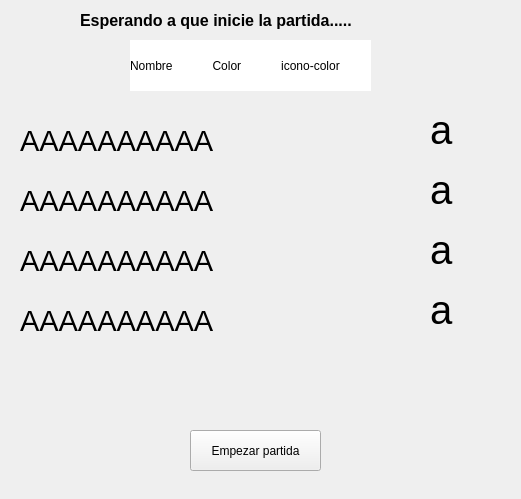
<?xml version="1.0" encoding="UTF-8"?>
<ui version="4.0">
 <class>MainWindow</class>
 <widget class="QMainWindow" name="MainWindow">
  <property name="geometry">
   <rect>
    <x>0</x>
    <y>0</y>
    <width>521</width>
    <height>499</height>
   </rect>
  </property>
  <property name="windowTitle">
   <string>MainWindow</string>
  </property>
  <widget class="QWidget" name="centralwidget">
   <widget class="QLabel" name="label">
    <property name="geometry">
     <rect>
      <x>80</x>
      <y>10</y>
      <width>431</width>
      <height>20</height>
     </rect>
    </property>
    <property name="font">
     <font>
      <pointsize>12</pointsize>
      <weight>75</weight>
      <bold>true</bold>
     </font>
    </property>
    <property name="text">
     <string>Esperando a que inicie la partida.....</string>
    </property>
   </widget>
   <widget class="QLabel" name="fondo">
    <property name="geometry">
     <rect>
      <x>0</x>
      <y>0</y>
      <width>521</width>
      <height>501</height>
     </rect>
    </property>
    <property name="text">
     <string/>
    </property>
    <property name="pixmap">
     <pixmap>../Sprites/Logos/fondo.png</pixmap>
    </property>
    <property name="scaledContents">
     <bool>true</bool>
    </property>
   </widget>
   <widget class="QLabel" name="casilla_jugador">
    <property name="geometry">
     <rect>
      <x>130</x>
      <y>40</y>
      <width>241</width>
      <height>51</height>
     </rect>
    </property>
    <property name="styleSheet">
     <string notr="true">background-color: white; </string>
    </property>
    <property name="text">
     <string>Nombre            Color            icono-color</string>
    </property>
   </widget>
   <widget class="QPushButton" name="boton">
    <property name="geometry">
     <rect>
      <x>190</x>
      <y>430</y>
      <width>131</width>
      <height>41</height>
     </rect>
    </property>
    <property name="text">
     <string>Empezar partida</string>
    </property>
   </widget>
   <widget class="QLabel" name="nombre_jugador">
    <property name="enabled">
     <bool>true</bool>
    </property>
    <property name="geometry">
     <rect>
      <x>20</x>
      <y>120</y>
      <width>391</width>
      <height>41</height>
     </rect>
    </property>
    <property name="font">
     <font>
      <pointsize>22</pointsize>
     </font>
    </property>
    <property name="text">
     <string>AAAAAAAAAA</string>
    </property>
   </widget>
   <widget class="QLabel" name="nombre_jugador_2">
    <property name="geometry">
     <rect>
      <x>20</x>
      <y>180</y>
      <width>391</width>
      <height>41</height>
     </rect>
    </property>
    <property name="font">
     <font>
      <pointsize>22</pointsize>
     </font>
    </property>
    <property name="text">
     <string>AAAAAAAAAA</string>
    </property>
   </widget>
   <widget class="QLabel" name="nombre_jugador_3">
    <property name="geometry">
     <rect>
      <x>20</x>
      <y>240</y>
      <width>401</width>
      <height>41</height>
     </rect>
    </property>
    <property name="font">
     <font>
      <pointsize>22</pointsize>
     </font>
    </property>
    <property name="text">
     <string>AAAAAAAAAA</string>
    </property>
   </widget>
   <widget class="QLabel" name="nombre_jugador_4">
    <property name="geometry">
     <rect>
      <x>20</x>
      <y>300</y>
      <width>401</width>
      <height>41</height>
     </rect>
    </property>
    <property name="font">
     <font>
      <pointsize>22</pointsize>
     </font>
    </property>
    <property name="text">
     <string>AAAAAAAAAA</string>
    </property>
   </widget>
   <widget class="QLabel" name="img_ficha">
    <property name="geometry">
     <rect>
      <x>430</x>
      <y>100</y>
      <width>60</width>
      <height>60</height>
     </rect>
    </property>
    <property name="font">
     <font>
      <pointsize>30</pointsize>
     </font>
    </property>
    <property name="text">
     <string>a</string>
    </property>
    <property name="scaledContents">
     <bool>true</bool>
    </property>
   </widget>
   <widget class="QLabel" name="img_ficha_3">
    <property name="geometry">
     <rect>
      <x>430</x>
      <y>220</y>
      <width>60</width>
      <height>60</height>
     </rect>
    </property>
    <property name="font">
     <font>
      <pointsize>30</pointsize>
     </font>
    </property>
    <property name="text">
     <string>a</string>
    </property>
    <property name="scaledContents">
     <bool>true</bool>
    </property>
   </widget>
   <widget class="QLabel" name="img_ficha_2">
    <property name="geometry">
     <rect>
      <x>430</x>
      <y>160</y>
      <width>60</width>
      <height>60</height>
     </rect>
    </property>
    <property name="font">
     <font>
      <pointsize>30</pointsize>
     </font>
    </property>
    <property name="text">
     <string>a</string>
    </property>
    <property name="scaledContents">
     <bool>true</bool>
    </property>
   </widget>
   <widget class="QLabel" name="img_ficha_4">
    <property name="geometry">
     <rect>
      <x>430</x>
      <y>280</y>
      <width>60</width>
      <height>60</height>
     </rect>
    </property>
    <property name="font">
     <font>
      <pointsize>30</pointsize>
     </font>
    </property>
    <property name="text">
     <string>a</string>
    </property>
    <property name="scaledContents">
     <bool>true</bool>
    </property>
   </widget>
   <zorder>fondo</zorder>
   <zorder>label</zorder>
   <zorder>casilla_jugador</zorder>
   <zorder>boton</zorder>
   <zorder>nombre_jugador</zorder>
   <zorder>nombre_jugador_2</zorder>
   <zorder>nombre_jugador_3</zorder>
   <zorder>nombre_jugador_4</zorder>
   <zorder>img_ficha</zorder>
   <zorder>img_ficha_3</zorder>
   <zorder>img_ficha_2</zorder>
   <zorder>img_ficha_4</zorder>
  </widget>
 </widget>
 <resources/>
 <connections/>
</ui>
